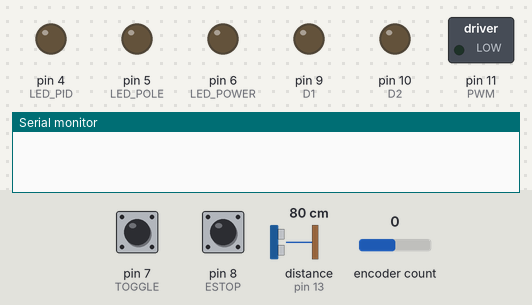
The sketch below on a simulated Arduino Uno, built with avr-gcc and run on an emulated ATmega328P. On the bench: switched loads named in the sketch (green lamp = pin HIGH), output pins drawn as LEDs (lit = HIGH), the last lines printed to the serial monitor. The inputs (shaded band) are chosen by the test bench; at power-on: pin 7 (TOGGLE) HIGH, encoder count 0, pin 8 (ESTOP) HIGH, distance to the obstacle (sensor on pin 13) 80 cm. The echo pulse lasts 58.3 µs per cm; pins used as bus, display or sensor lines are not drawn.

Above: at 1.2 s.
1.3 s: pin 7 (TOGGLE) driven LOW
At 2.2 s:
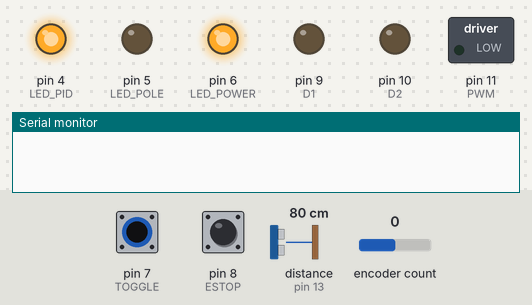
2.8 s: encoder count set to 1
At 4.1 s:
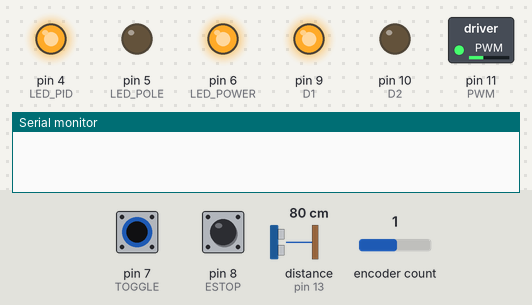
4.4 s: pin 8 (ESTOP) pulled LOW for 0.15 s
At 5.6 s:
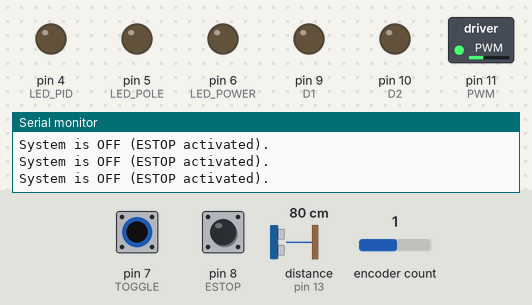
6.0 s: pin 7 (TOGGLE) pulsed HIGH 2 times (0.12 s each, 0.3 s apart)
At 6.8 s:
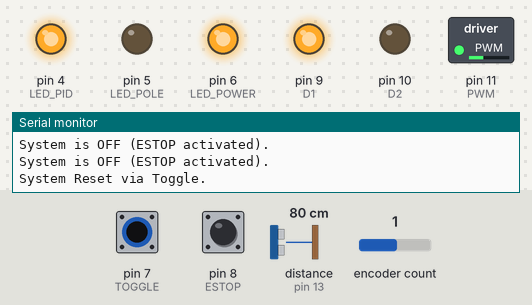
8.1 s: encoder count set to 0
At 9.2 s:
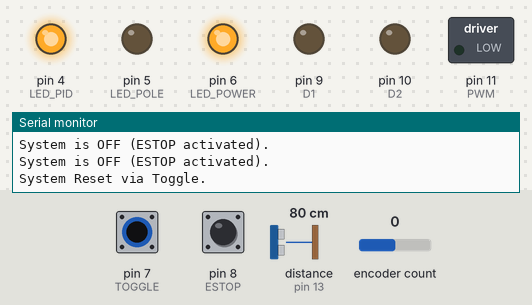
9.7 s: encoder count set to -1
At 11.3 s:
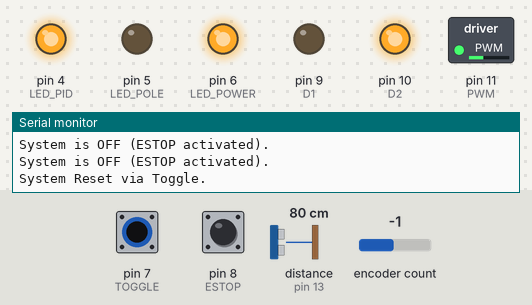
Timing chart, 0 to 12.4 s (numbered marks = the images above; inputs shaded):
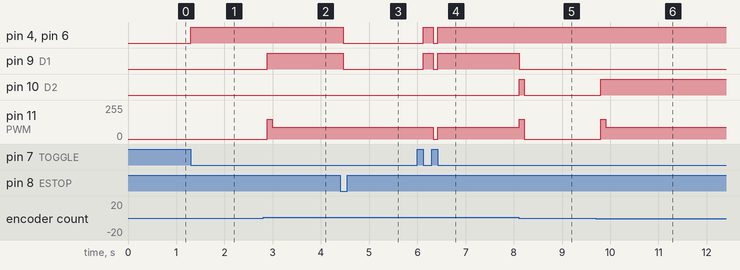

The sketch:

PID_DC.ino
```cpp
#include <Encoder.h> //Encoder library
#include <PID_v1.h> //PID library

//Assign Encoder pins
#define A 2
#define B 3

//Assign LEDs
#define LED_POWER 6
#define LED_PID 4
#define LED_POLE 5

//Assign switches
#define TOGGLE 7
#define ESTOP 8

//Assign DC Motor pins
#define D1 9
#define D2 10
#define PWM 11

//Assign Ultrasonic Sensor
#define TRIG 12
#define ECHO 13

//Assign DC Motor Max and Min Outputs
#define MAX_MOTOR 50

//ESTOP State Tracking
bool ESTOP_STATE = false;

//create and set input, setpoint, output, and PID parameters
double PendAngle = 0.0;
double PendSet = 0.0;
double PosOut = 0.0;
double Kp = 5, Ki = 0.0, Kd = 2.0;

//Encoder and PID Control
Encoder Enc(A,B);
PID sysPID(&PendAngle, &PosOut, &PendSet, Kp, Ki, Kd, DIRECT);

void setup() {
//Start serial interface
Serial.begin(9600);

//Set Encoder Position and initialize DC Motor
Enc.write(0);
pinMode(D1, OUTPUT);
pinMode(D2, OUTPUT);
pinMode(PWM, OUTPUT);

//Initialzie LEDs
pinMode(LED_POWER, OUTPUT);
pinMode(LED_PID, OUTPUT);
pinMode(LED_POLE, OUTPUT);
digitalWrite(LED_POWER, LOW);
digitalWrite(LED_PID, LOW);
digitalWrite(LED_POLE, LOW);

//Initialzie Switches
pinMode(TOGGLE, INPUT_PULLUP);
pinMode(ESTOP, INPUT_PULLUP);

//Initialzie Ultrasonic Sensor
pinMode(TRIG, OUTPUT);
pinMode(ECHO, INPUT);

//Initialize PID and set output limits
sysPID.SetMode(AUTOMATIC);
sysPID.SetOutputLimits(-5,5);

}

bool isSystemStopped = false;
bool toggleWasOff = false;
void loop() {

int TOGGLE_STATUS = digitalRead(TOGGLE);
int ESTOP_STATUS = digitalRead(ESTOP);

// Check if ESTOP is pressed
  if (ESTOP_STATUS == LOW) {
    // Latch the system off
    isSystemStopped = true;

    // Turn off all system components
    digitalWrite(LED_POWER, LOW);
    digitalWrite(LED_PID, LOW);
    digitalWrite(D1, LOW);
    digitalWrite(D2, LOW);

    Serial.println("System is OFF (ESTOP activated).");
  }

// If the system is latched as stopped, check for toggle reset
  if (isSystemStopped) {
    if (TOGGLE_STATUS == HIGH) {
      toggleWasOff = true;
    } else if (TOGGLE_STATUS == LOW && toggleWasOff) {
      isSystemStopped = false;
      toggleWasOff = false;
      Serial.println("System Reset via Toggle.");
    }
    return;
  }

//Check TOGGLE State
  if(TOGGLE_STATUS == LOW){
//Measure cart postion using ultrasonic sensor
double distance = DistMeas();

// if((distance <= 40 || distance >= 10) && (PendAngle <= -45 || PendAngle >= 45)){
//Turn on LEDs
digitalWrite(LED_POWER, HIGH);
digitalWrite(LED_PID, HIGH);

//Read Encoder value and convert to degrees
long count = Enc.read();
PendAngle = count * 0.15;

// Serial.println(PendAngle);

//PID Computation
sysPID.Compute();

//Serial.println(PosOut);
double PWM_Out = map(abs(PosOut), 0, 5, 0, 150);
//Move motor to the right
if (PosOut > 0) {
    digitalWrite(D1, LOW);
    digitalWrite(D2, HIGH);
    analogWrite(PWM, PWM_Out);
  }

//Move motor to the left
else if (PosOut < 0) {
    digitalWrite(D1, HIGH);
    digitalWrite(D2, LOW);
    analogWrite(PWM, PWM_Out);
  }

//Stop motor
else {
    digitalWrite(D1, LOW);
    digitalWrite(D2, LOW);
    analogWrite(PWM, 0);
  }
delay(100);
} else if (TOGGLE_STATUS == HIGH){
  digitalWrite(LED_POWER, LOW);
  digitalWrite(LED_PID, LOW);
  digitalWrite(D1, LOW);
  digitalWrite(D2, LOW);
  analogWrite(PWM, 0);
  }


 }


int DistMeas() {
  digitalWrite(TRIG, LOW);
  delayMicroseconds(3);
  digitalWrite(TRIG, HIGH);
  delayMicroseconds(10);
  digitalWrite(TRIG, LOW);

  int duration = pulseIn(ECHO, HIGH);
  int dist = duration * 0.034 / 2;
  return  dist;
}
```

Measured:
- after the input at 1.3 s, pin 4 (LED_PID), pin 6 (LED_POWER): LOW → HIGH at once
- after the input at 2.8 s, pin 9 (D1): LOW → HIGH after 0.09 s; pin 11 (PWM): 0/255 → 150/255 after 0.09 s, → 90/255 0.11 s later
- after the input at 4.4 s, pin 4 (LED_PID), pin 6 (LED_POWER), pin 9 (D1): HIGH → LOW after 0.07 s
- after the input at 6.0 s, pin 4 (LED_PID), pin 6 (LED_POWER), pin 9 (D1): LOW → HIGH after 0.13 s, → LOW 0.21 s later, → HIGH 0.09 s later; pin 11 (PWM): 90/255 → 0/255 after 0.33 s, → 90/255 0.09 s later
- after the input at 8.1 s, pin 9 (D1): HIGH → LOW at once; pin 10 (D2): LOW → HIGH at once, → LOW 0.11 s later; pin 11 (PWM): 90/255 → 150/255 at once, → 0/255 0.11 s later
- after the input at 9.7 s, pin 10 (D2): LOW → HIGH after 0.10 s; pin 11 (PWM): 0/255 → 150/255 after 0.10 s, → 90/255 0.11 s later
